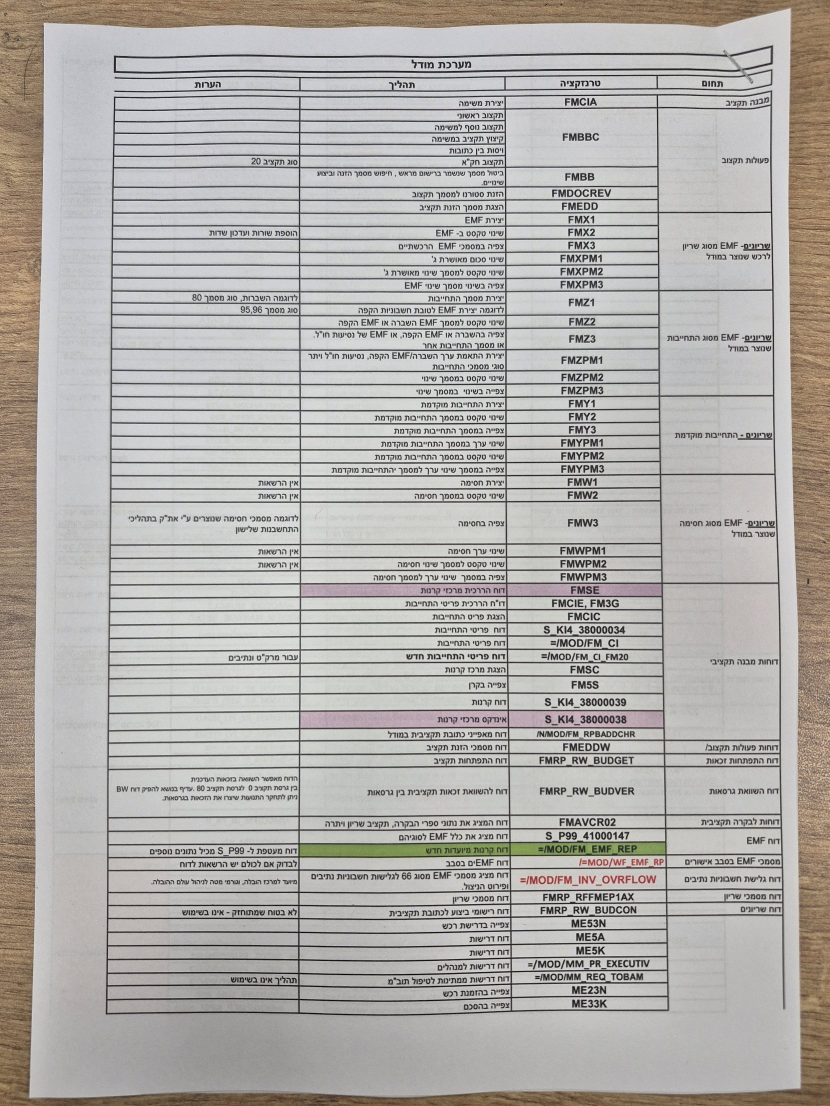
#> input picture app/src/debug/assets/selftest/photo1.webp, 1659 x 2212 px (shown at 1/2 size)
$ python -i straight.py   (imports and definitions only)
#> lines starting #> are read from the running program, lines starting #| are printed output that depends on the picture; after the words box and inside, x2 and y2 are one past the last pixel; in counts of white or black regions, pixels touching at a corner belong together
"""Straightness of a flattened page without ground truth (method-neutral), as Round 8 / Round 10 measured it
(scratchpad straightness.py, kept here so the library harness does not depend on the scratchpad).

Text rows: ink blobs merged along a row, centroid track per 8-px column, linear fit; per row the 95th
percentile deviation (px at 2263 px long side) and the row angle. A page's score:
  rows, row_dev_med, row_dev_p90 (px), angle_spread (deg, p90 - p10 of the row angles).
Table lines (optional, E:/fs_datasets/round4/code/evaluate.py): tlines, tline_med, tline_p90 (px, p98 deviation)."""
import os
import sys

import cv2
import numpy as np

R4 = r"E:\fs_datasets\round4\code"


def norm(img):
    s = 2263 / max(img.shape[:2])
    return cv2.resize(img, None, fx=s, fy=s, interpolation=cv2.INTER_AREA if s < 1 else cv2.INTER_CUBIC)


def text_rows(img):
    g = cv2.cvtColor(img, cv2.COLOR_BGR2GRAY)
    bg = cv2.medianBlur(cv2.dilate(g, np.ones((7, 7), np.uint8)), 31)
    ink = ((bg.astype(np.int16) - g) > 40).astype(np.uint8)
    lines = cv2.morphologyEx(ink, cv2.MORPH_OPEN, cv2.getStructuringElement(cv2.MORPH_RECT, (120, 1))) | \
        cv2.morphologyEx(ink, cv2.MORPH_OPEN, cv2.getStructuringElement(cv2.MORPH_RECT, (1, 120)))
    ink[cv2.dilate(lines, np.ones((5, 5), np.uint8)) > 0] = 0
    words = cv2.morphologyEx(ink, cv2.MORPH_CLOSE, cv2.getStructuringElement(cv2.MORPH_RECT, (25, 1)))
    words = cv2.morphologyEx(words, cv2.MORPH_OPEN, np.ones((3, 3), np.uint8))
    n, lab, st, _ = cv2.connectedComponentsWithStats(words, 8)
    devs, angs, lens = [], [], []
    for i in range(1, n):
        x, y, w, h = st[i, :4]
        if w < 150 or not (8 <= h <= 60) or w < 5 * h:
            continue
        sub = (lab[y:y + h, x:x + w] == i) & (ink[y:y + h, x:x + w] > 0)
        xs, cs = [], []
        for cx in range(0, w - 8, 8):
            col = sub[:, cx:cx + 8]
            if col.sum() < 6:
                continue
            xs.append(x + cx + 4)
            cs.append(y + (np.nonzero(col)[0]).mean())
        if len(xs) < 12:
            continue
        xs, cs = np.array(xs, float), np.array(cs, float)
        pf = np.polyfit(xs, cs, 1)
        r = np.abs(np.polyval(pf, xs) - cs)
        devs.append(np.percentile(r, 95))
        angs.append(np.degrees(np.arctan(pf[0])))
        lens.append(w)
    return np.array(devs), np.array(angs), np.array(lens)


def score(path, table_lines=False):
#> called with table_lines = False
    img = cv2.imread(path)
#> img is the input picture: shape (2212, 1659, 3); mean B, G, R 169.9, 173.5, 176.5
    if img is None:
        return None
    img = norm(img)
#> in norm, `return cv2.resize(img, None, fx=s, fy=s, interpolation=cv2.INTER_AREA ..`:
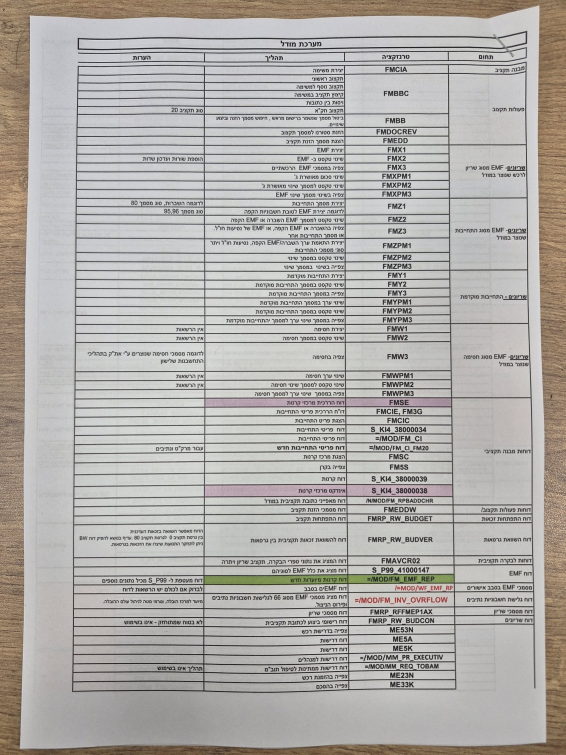
#> returned value: shape (2263, 1697, 3) (shown at 1/3 size); mean of channels 0, 1, 2 169.9, 173.5, 176.5; drawn as B, G, R
    best = None
    for k in (0, 1):    # sideways text: the orientation with more rows
        im = img if k == 0 else cv2.rotate(img, cv2.ROTATE_90_CLOCKWISE)
        d, a, l = text_rows(im)
        if best is None or len(d) > len(best[0]):
            best = (d, a, l, im)
#> this loop made 2 passes
#> n in text_rows on passes 1 to 2: 473, 627
#> pass 1, in text_rows, `g = cv2.cvtColor(img, cv2.COLOR_BGR2GRAY)`:
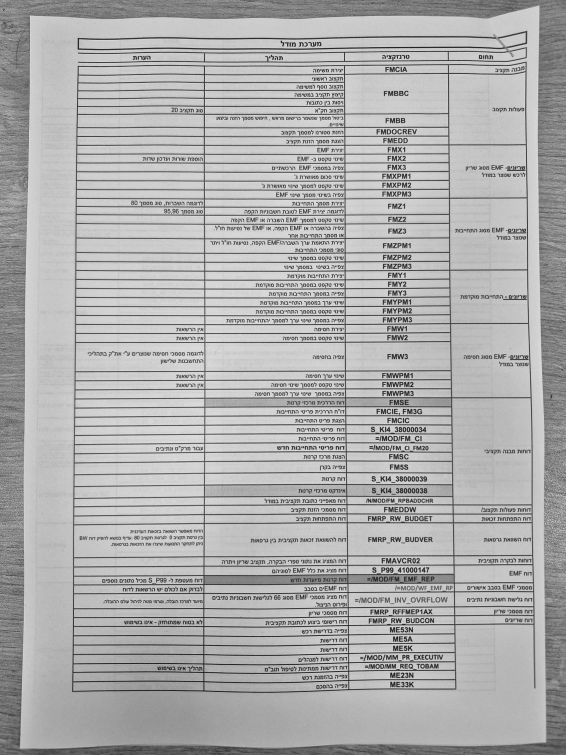
#> g: shape (2263, 1697) (shown at 1/3 size); min 0, max 255, mean 174
#> pass 1, in text_rows, `bg = cv2.medianBlur(cv2.dilate(g, np.ones((7, 7), np.uint8)), 31)`:
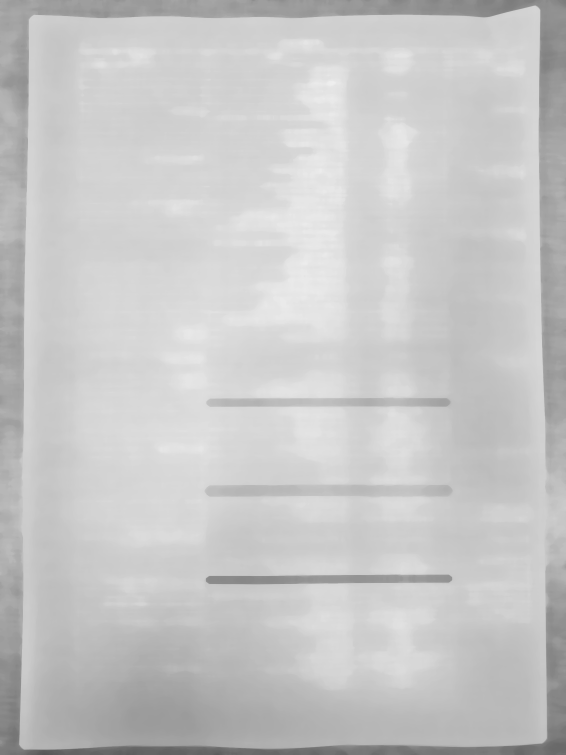
#> bg: shape (2263, 1697) (shown at 1/3 size); min 87, max 239, mean 199.2
#> pass 1, in text_rows, `ink = ((bg.astype(np.int16) - g) > 40).astype(np.uint8)`:
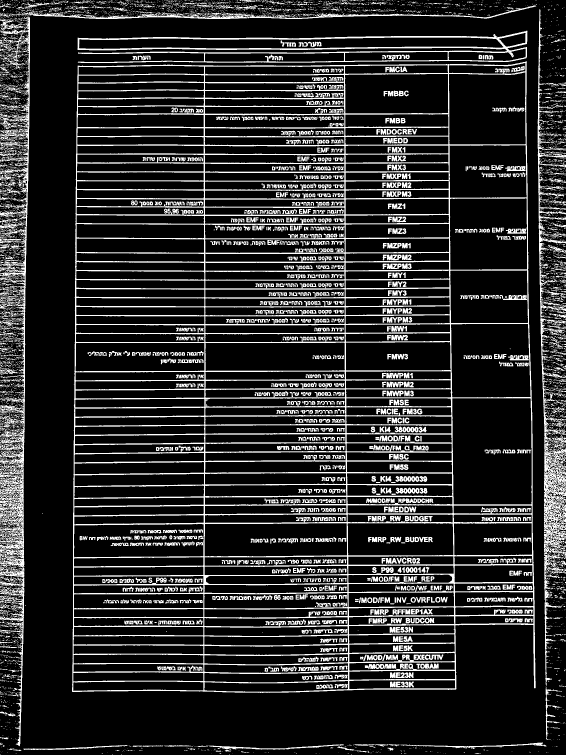
#> ink: shape (2263, 1697) (shown at 1/3 size); values 0 (black) and 1 (white), 17.1% white; 6878 white regions (5090 under 20 px), largest, box (x1, y1, x2, y2) and area: (216, 184, 1607, 2079) 301807, (0, 50, 90, 2239) 49898, (1613, 28, 1697, 2058) 32932
#> pass 1, in text_rows, `lines = cv2.morphologyEx(ink, cv2.MORPH_OPEN, cv2.getStructuringElemen..`:
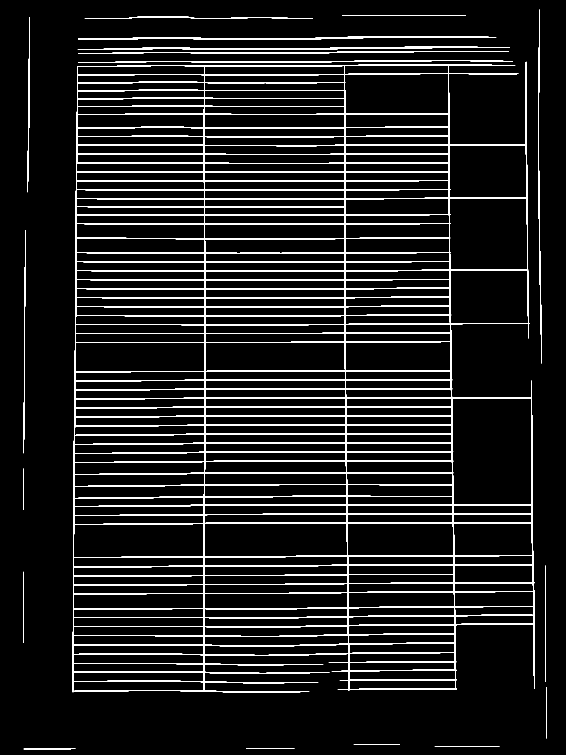
#> lines: shape (2263, 1697) (shown at 1/3 size); values 0 (black) and 1 (white), 7.8% white; 21 white regions, largest, box (x1, y1, x2, y2) and area: (217, 185, 1605, 2078) 272594, (234, 108, 1489, 119) 5273, (233, 140, 1530, 150) 5193
#> after the loop:
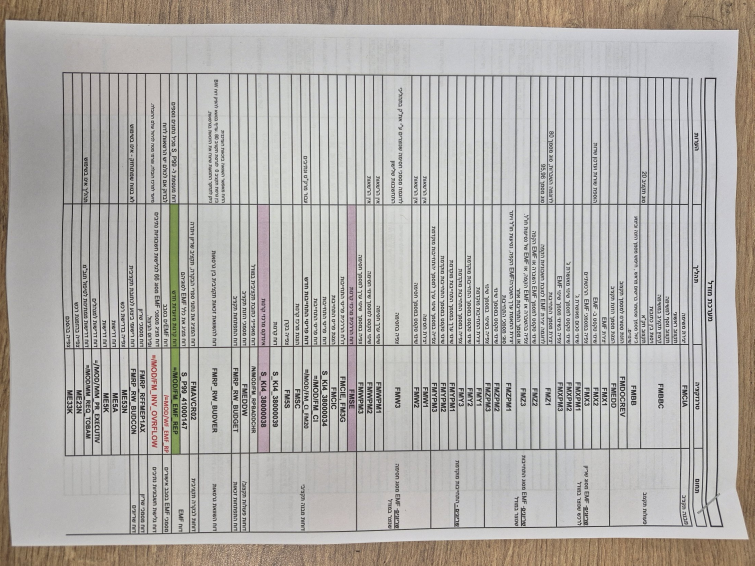
#> im: shape (1697, 2263, 3) (shown at 1/3 size); mean B, G, R 169.9, 173.5, 176.5
    d, a, l, im = best
#> d = 74 values, max 12.43 at index 1, min 0.455 at index 72, mean 2.07; a = 74 values, max 2.92 at index 0, min -10.54 at index 3, mean -0.221; l = 74 values, max 1014 at index 1, min 155 at index 15, mean 243.7
    out = {"rows": int(len(d))}
#> out = {'rows': 74}
    if len(d) >= 3:
        out.update(row_dev_med=float(np.median(d)), row_dev_p90=float(np.percentile(d, 90)),
                   angle_spread=float(np.percentile(a, 90) - np.percentile(a, 10)))
    if table_lines:
        if R4 not in sys.path:
            sys.path.insert(0, R4)
        try:
            import evaluate as EV  # noqa: E402
            tmp = path + ".norm.png"
            cv2.imwrite(tmp, im)
            try:
                n, m, p90, mx, f1, e90, emx = EV.evaluate(tmp)
                out.update(tlines=int(n), tline_med=float(m), tline_p90=float(p90))
            finally:
                os.remove(tmp)
        except Exception:  # noqa: BLE001
            out["tlines"] = 0
    return out

>>> result = score('../../app/src/debug/assets/selftest/photo1.webp')
#> result = {'rows': 74, 'row_dev_med': 1.71, 'row_dev_p90': 3.11, 'angle_spread': 0.984}
